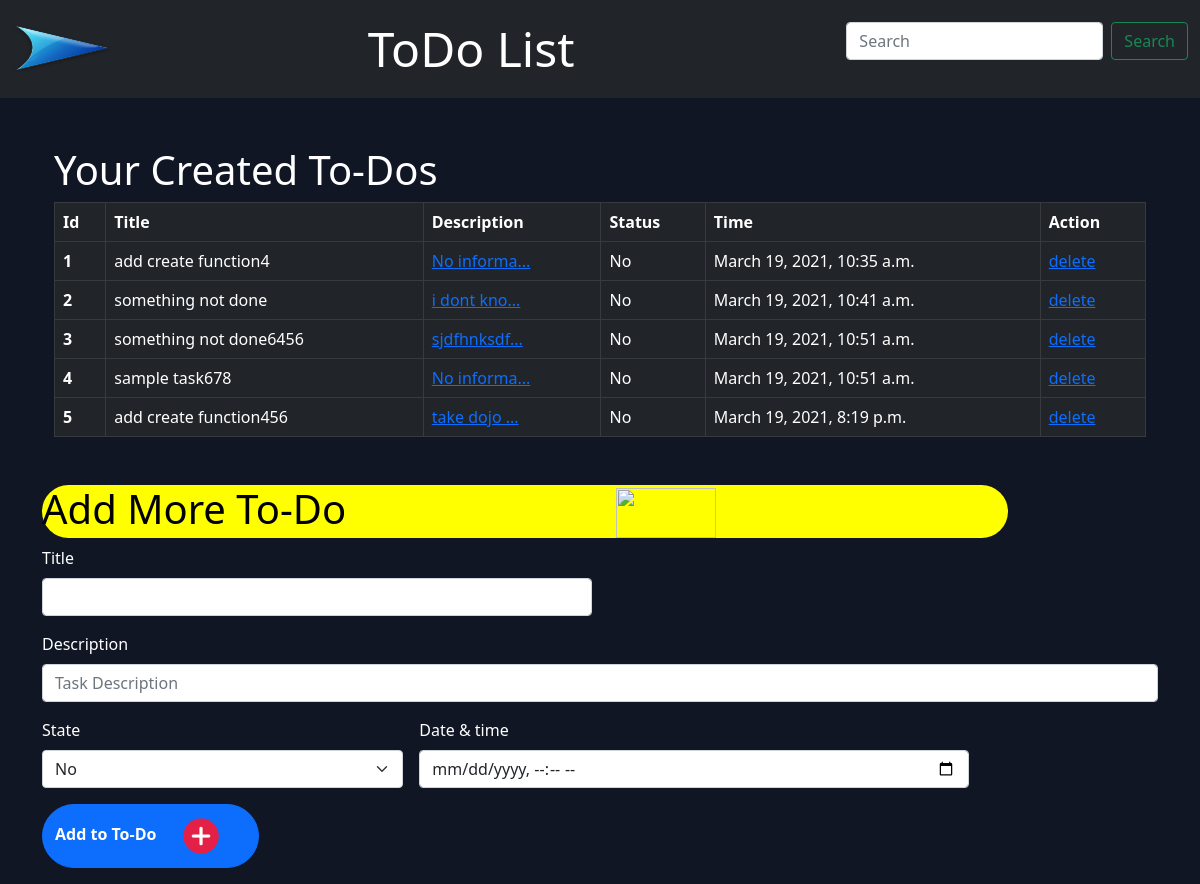
/, run on an earlier commit of the app's database.
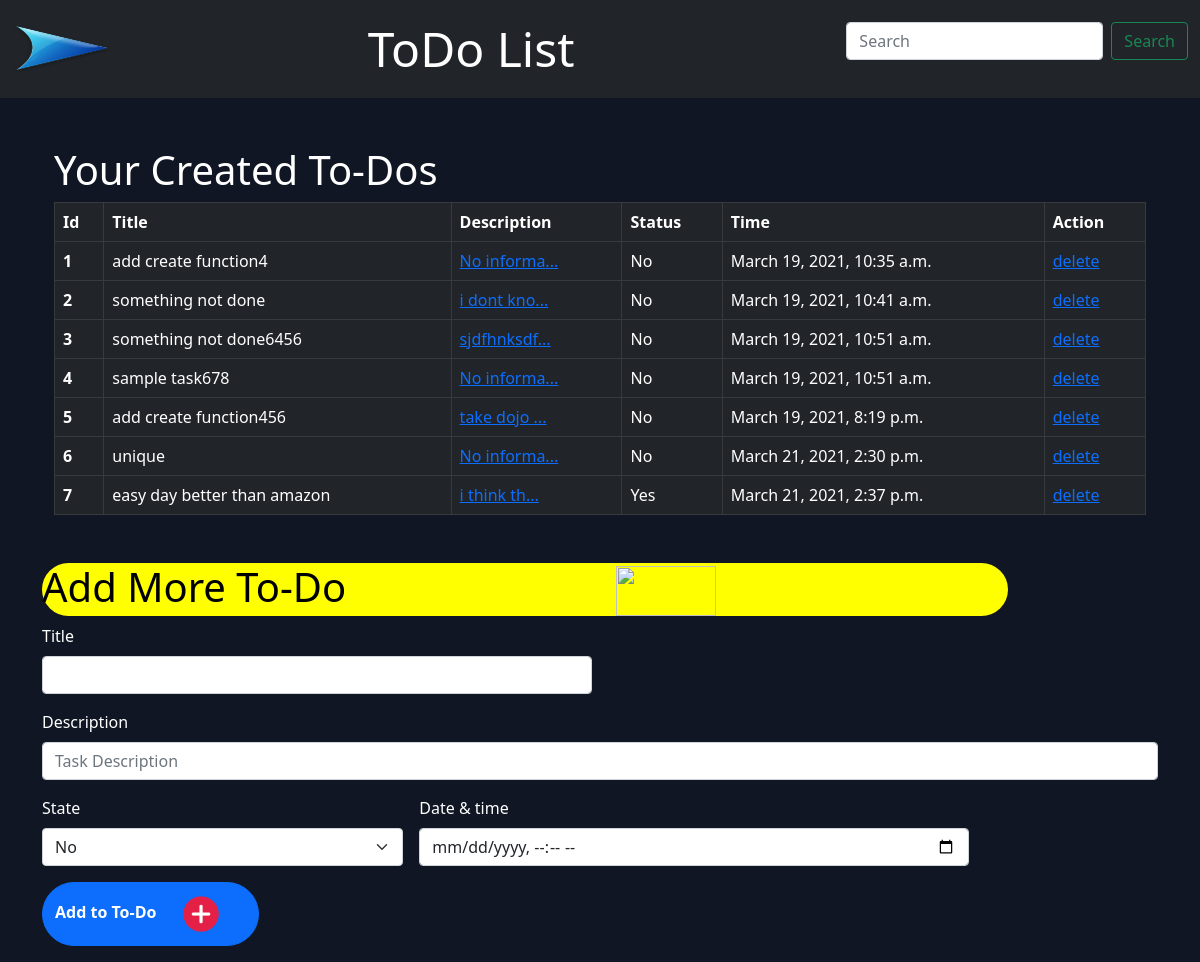
And on a later commit of the database.
### myapp/models.py (models this page shows, shortened)
class Task(models.Model):
	title= models.CharField(max_length=200,default='No title')
	description= models.CharField(max_length=1000,default='No desc. provided')
	is_completed= models.CharField(max_length=3, choices=comp_choices,default= 'NO')
	time= models.DateTimeField(default=timezone.now)

### myapp/views.py (the view)
# urls.py: path('',views.index,name='main'),
def index(request):
    tasks = Task.objects.all()
    tasks = {'all_tasks': tasks}
    return render(request, 'Home/index.html', tasks)

### myapp/templates/Home/index.html (shortened to what this page needs)
{% extends "Home/base.html" %}
{% load static %}
{% block body %}
	<div class="container my-auto mx-auto">
		<div class="container-fluid">
			<p class="h1 mt-5">Your Created To-Dos</p>
			<table class="table table-hover table-responsive table-dark table-bordered" id="table">
				<thead>
					<tr>
						<th scope="col">Id</th>
						<th scope="col">Title</th>
						<th scope="col">Description</th>
						<th scope="col">Status</th>
						<th scope="col">Time</th>
						<th scope="col">Action</th>
					</tr>
				</thead>
				<tbody>
					{% for task in all_tasks %}
						<tr>
							<th scope="row">{{forloop.counter}}</th>
							<td>{{task.title}}</td>
							<td><a href="desc/{{task.id}}">{{task.description|default:"No information"|slice:"0:10"}}...</a></td>
							<td>{{task.is_completed}}</td>
							<td>{{task.time}}</td>
							<td><a href="del/{{task.id}}">delete</a></td>
						</tr>
					{% endfor %}
				</tbody>
			</table>
		</div>
	</div>
	<div class="container my-1">
		<p class="AddMore h1 mt-5">Add More To-Do<img src="{% static 'myapp/logo/add.png' %}"></p>
		<form class="row g-3" action="Add_todo/" method="post">{% csrf_token %}
			<div class="col-md-6">
				<label  class="form-label">Title</label>
				<input type="text" class="form-control" name="title">
			</div>
			<div class="col-12">
				<label class="form-label">Description</label>
				<input type="text" class="form-control" name="description" placeholder="Task Description">
			</div>
			<div class="col-md-4">
				<label  class="form-label">State</label>
				<select name="is_completed" class="form-select">
					<option selected>No</option>
				</select>
			</div>
			<div class="col-md-6">
				<label  class="form-label">Date & time</label>
				<input type="datetime-local" class="form-control" name="time" required>
			</div>
			<div class="col-12">
				<button name="lastBtn" type="submit" class="btn btn-primary">Add to To-Do<img class="last" src="{% static 'myapp/logo/add_red.png' %}"></button>
			</div>
		</form>
	</div>
{% endblock %}

What changed in the data, as far as the page shows it:
added Task: title "unique", description "No informa", is_completed "No", time "March 21, 2021, 2:30 p.m."
added Task: title "easy day better than amazon", description "i think th", is_completed "Yes", time "March 21, 2021, 2:37 p.m."
